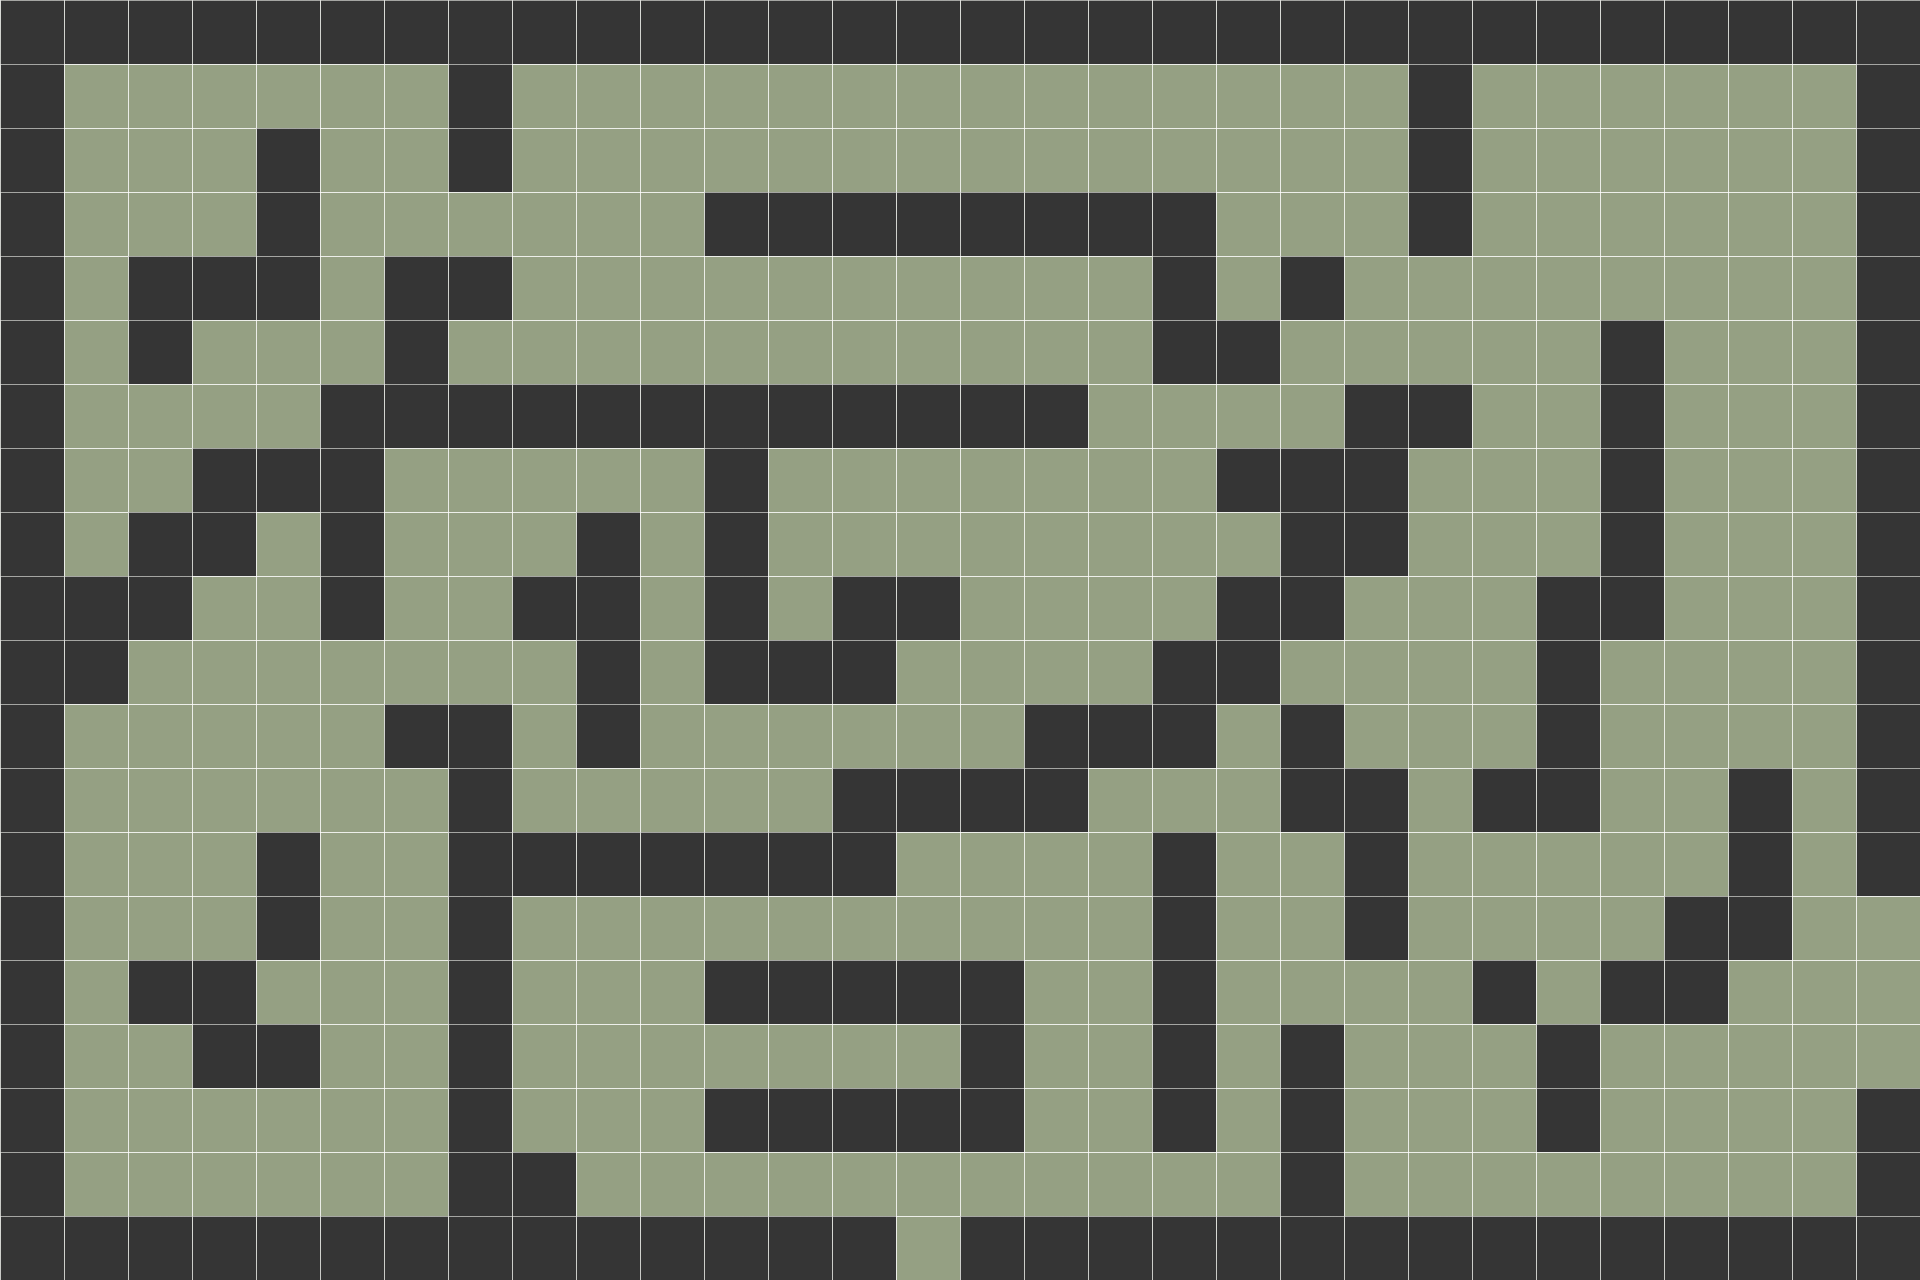

A level layout from a 2D game, rendered from its tile map. Below: a short description, then the map file with its tile-grid data intact:
An orthogonal 30x20 tile map with 64x64 px tiles, 2 tile layers (layer, barrier) and 2 objects (SuccessPoint, SpawnPoint).

<map version="1.2" tiledversion="1.3.5" orientation="orthogonal" renderorder="left-down" width="30" height="20" tilewidth="64" tileheight="64" infinite="0" nextlayerid="5" nextobjectid="4">
 <tileset firstgid="1" name="tiles" tilewidth="64" tileheight="64" tilecount="2" columns="0">
  <grid orientation="orthogonal" width="1" height="1" />
  <tile id="0">
   <image width="64" height="64" source="../g_quad.png" />
  </tile>
  <tile id="2">
   <image width="64" height="64" source="../g_barrier_quad.png" />
  </tile>
 </tileset>
 <layer id="1" name="layer" width="30" height="20">
  <data encoding="csv">
1,1,1,1,1,1,1,1,1,1,1,1,1,1,1,1,1,1,1,1,1,1,1,1,1,1,1,1,1,1,
1,1,1,1,1,1,1,1,1,1,1,1,1,1,1,1,1,1,1,1,1,1,1,1,1,1,1,1,1,1,
1,1,1,1,1,1,1,1,1,1,1,1,1,1,1,1,1,1,1,1,1,1,1,1,1,1,1,1,1,1,
1,1,1,1,1,1,1,1,1,1,1,1,1,1,1,1,1,1,1,1,1,1,1,1,1,1,1,1,1,1,
1,1,1,1,1,1,1,1,1,1,1,1,1,1,1,1,1,1,1,1,1,1,1,1,1,1,1,1,1,1,
1,1,1,1,1,1,1,1,1,1,1,1,1,1,1,1,1,1,1,1,1,1,1,1,1,1,1,1,1,1,
1,1,1,1,1,1,1,1,1,1,1,1,1,1,1,1,1,1,1,1,1,1,1,1,1,1,1,1,1,1,
1,1,1,1,1,1,1,1,1,1,1,1,1,1,1,1,1,1,1,1,1,1,1,1,1,1,1,1,1,1,
1,1,1,1,1,1,1,1,1,1,1,1,1,1,1,1,1,1,1,1,1,1,1,1,1,1,1,1,1,1,
1,1,1,1,1,1,1,1,1,1,1,1,1,1,1,1,1,1,1,1,1,1,1,1,1,1,1,1,1,1,
1,1,1,1,1,1,1,1,1,1,1,1,1,1,1,1,1,1,1,1,1,1,1,1,1,1,1,1,1,1,
1,1,1,1,1,1,1,1,1,1,1,1,1,1,1,1,1,1,1,1,1,1,1,1,1,1,1,1,1,1,
1,1,1,1,1,1,1,1,1,1,1,1,1,1,1,1,1,1,1,1,1,1,1,1,1,1,1,1,1,1,
1,1,1,1,1,1,1,1,1,1,1,1,1,1,1,1,1,1,1,1,1,1,1,1,1,1,1,1,1,1,
1,1,1,1,1,1,1,1,1,1,1,1,1,1,1,1,1,1,1,1,1,1,1,1,1,1,1,1,1,1,
1,1,1,1,1,1,1,1,1,1,1,1,1,1,1,1,1,1,1,1,1,1,1,1,1,1,1,1,1,1,
1,1,1,1,1,1,1,1,1,1,1,1,1,1,1,1,1,1,1,1,1,1,1,1,1,1,1,1,1,1,
1,1,1,1,1,1,1,1,1,1,1,1,1,1,1,1,1,1,1,1,1,1,1,1,1,1,1,1,1,1,
1,1,1,1,1,1,1,1,1,1,1,1,1,1,1,1,1,1,1,1,1,1,1,1,1,1,1,1,1,1,
1,1,1,1,1,1,1,1,1,1,1,1,1,1,1,1,1,1,1,1,1,1,1,1,1,1,1,1,1,1
</data>
 </layer>
 <layer id="4" name="barrier" width="30" height="20">
  <data encoding="csv">
3,3,3,3,3,3,3,3,3,3,3,3,3,3,3,3,3,3,3,3,3,3,3,3,3,3,3,3,3,3,
3,0,0,0,0,0,0,3,0,0,0,0,0,0,0,0,0,0,0,0,0,0,3,0,0,0,0,0,0,3,
3,0,0,0,3,0,0,3,0,0,0,0,0,0,0,0,0,0,0,0,0,0,3,0,0,0,0,0,0,3,
3,0,0,0,3,0,0,0,0,0,0,3,3,3,3,3,3,3,3,0,0,0,3,0,0,0,0,0,0,3,
3,0,3,3,3,0,3,3,0,0,0,0,0,0,0,0,0,0,3,0,3,0,0,0,0,0,0,0,0,3,
3,0,3,0,0,0,3,0,0,0,0,0,0,0,0,0,0,0,3,3,0,0,0,0,0,3,0,0,0,3,
3,0,0,0,0,3,3,3,3,3,3,3,3,3,3,3,3,0,0,0,0,3,3,0,0,3,0,0,0,3,
3,0,0,3,3,3,0,0,0,0,0,3,0,0,0,0,0,0,0,3,3,3,0,0,0,3,0,0,0,3,
3,0,3,3,0,3,0,0,0,3,0,3,0,0,0,0,0,0,0,0,3,3,0,0,0,3,0,0,0,3,
3,3,3,0,0,3,0,0,3,3,0,3,0,3,3,0,0,0,0,3,3,0,0,0,3,3,0,0,0,3,
3,3,0,0,0,0,0,0,0,3,0,3,3,3,0,0,0,0,3,3,0,0,0,0,3,0,0,0,0,3,
3,0,0,0,0,0,3,3,0,3,0,0,0,0,0,0,3,3,3,0,3,0,0,0,3,0,0,0,0,3,
3,0,0,0,0,0,0,3,0,0,0,0,0,3,3,3,3,0,0,0,3,3,0,3,3,0,0,3,0,3,
3,0,0,0,3,0,0,3,3,3,3,3,3,3,0,0,0,0,3,0,0,3,0,0,0,0,0,3,0,3,
3,0,0,0,3,0,0,3,0,0,0,0,0,0,0,0,0,0,3,0,0,3,0,0,0,0,3,3,0,0,
3,0,3,3,0,0,0,3,0,0,0,3,3,3,3,3,0,0,3,0,0,0,0,3,0,3,3,0,0,0,
3,0,0,3,3,0,0,3,0,0,0,0,0,0,0,3,0,0,3,0,3,0,0,0,3,0,0,0,0,0,
3,0,0,0,0,0,0,3,0,0,0,3,3,3,3,3,0,0,3,0,3,0,0,0,3,0,0,0,0,3,
3,0,0,0,0,0,0,3,3,0,0,0,0,0,0,0,0,0,0,0,3,0,0,0,0,0,0,0,0,3,
3,3,3,3,3,3,3,3,3,3,3,3,3,3,0,3,3,3,3,3,3,3,3,3,3,3,3,3,3,3
</data>
 </layer>
 <objectgroup id="2" name="players">
  <object id="2" name="SuccessPoint" x="722.154" y="103.505">
   <ellipse />
  </object>
  <object id="3" name="SpawnPoint" x="206.665" y="1152.44">
   <ellipse />
  </object>
 </objectgroup>
</map>
